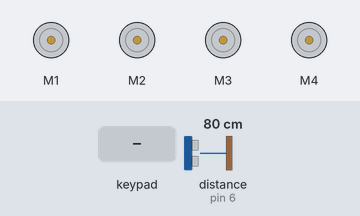
Bench run of a sketch on a simulated Arduino Uno, built with avr-gcc and run on an emulated ATmega328P. Parts: 4 × DC motor (green arrow = forward, orange = backward, longer = faster). Wiring (inferred from the names in the program): ultrasonic range finder: trigger pin 7; echo pin 6. The inputs (shaded band) are chosen by the test bench; at power-on: distance to the obstacle (sensor on pin 6) 80 cm. The echo pulse lasts 58.3 µs per cm; what the sketch prints to the serial monitor is not drawn.

Above: at 1.2 s.
1.3 s: key 'X' pressed
At 2.0 s:
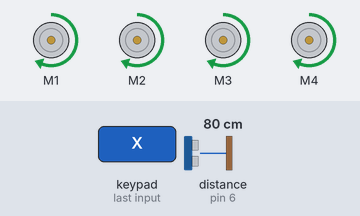
2.8 s: key 'O' pressed
At 3.01 s:
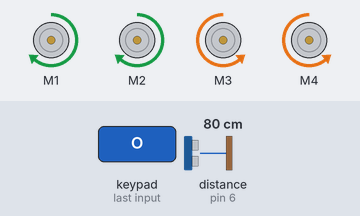
4.7 s: key 'T' pressed
At 5.9 s:
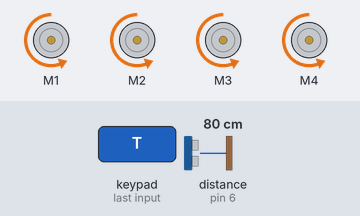
6.2 s: distance to the obstacle (sensor on pin 6) set to 23 cm
7.7 s: distance to the obstacle (sensor on pin 6) set to 18 cm
At 17.4 s:
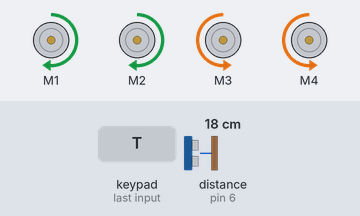
Timing chart, 0 to 30.2 s (numbered marks = the images above; inputs shaded):
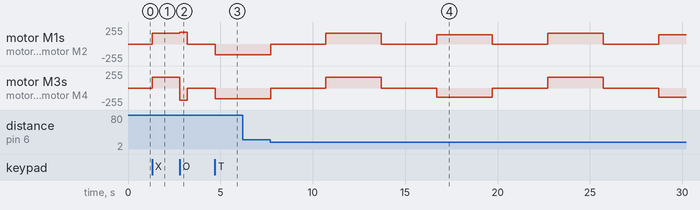

Measured:
- the behaviour switches between 21 and 20 cm on distance to the obstacle (sensor on pin 6) (found by bisection; images 3 and 4)
- after the input at 1.3 s, motor M1–4: stopped → forward 160/255 at once
- after the input at 2.8 s, motor M1, motor M2: forward 160/255 → forward 180/255 at once, → stopped 0.41 s later; motor M3, motor M4: forward 160/255 → backward 180/255 at once, → stopped 0.41 s later
- after the input at 4.7 s, motor M1–4: stopped → backward 160/255 at once
- after the input at 6.2 s, every drawn part: stays the same
- after the input at 7.7 s, motor M1, motor M2: backward 160/255 → stopped at once, → forward 160/255 3.0 s later, → stopped 3.0 s later, → forward 140/255 3.0 s later, … (8 changes in this stretch)

The sketch:

mobility_control.ino
```cpp
#include <Adafruit_MotorShield.h>
#include "PS2X_lib.h"

// PS2 控制器
PS2X ps2x;
int error;

// 狀態變數
int robot_mode = 0;
int forward = 0, backward = 0;
int turn_180 = 0, turn_90_right = 0, turn_90_left = 0;
int button_state = 0;

// 馬達控制
int delay_period = 10;
//int delay_period = 200;
Adafruit_MotorShield AFMS = Adafruit_MotorShield();
Adafruit_DCMotor *motor1 = AFMS.getMotor(1);
Adafruit_DCMotor *motor2 = AFMS.getMotor(2);
Adafruit_DCMotor *motor3 = AFMS.getMotor(3);
Adafruit_DCMotor *motor4 = AFMS.getMotor(4);

// ✅ 超音波感測器腳位
const int trigPin = 7;
const int echoPin = 6;
long duration;
int distance;

// ✅ 正方形模式參數（慢速版）
int square_mode = 0;
int square_step = 0;
unsigned long square_start_time = 0;
const int square_forward_time = 2000;  // 原本 1000
const int square_turn_time = 1000;      // 原本 170

void setup() {
  Serial.begin(9600);
  AFMS.begin();

  pinMode(trigPin, OUTPUT);
  pinMode(echoPin, INPUT);

  do {
    error = ps2x.config_gamepad(13, 11, 10, 12, true, true);
    if (error == 0) {
      Serial.println("PS2 Controller connected!");
      break;
    } else {
      delay(100);
    }
  } while (1);
}

int getDistance() {
  digitalWrite(trigPin, LOW);
  delayMicroseconds(2);
  digitalWrite(trigPin, HIGH);
  delayMicroseconds(10);
  digitalWrite(trigPin, LOW);
  duration = pulseIn(echoPin, HIGH);
  return duration * 0.034 / 2;
}

void loop() {
  ps2x.read_gamepad(false, 0);

  // ✅ 超音波避障：當距離小於 45 公分時，機器人會轉彎
  int d = getDistance();
  if (d < 20 && d !=0 ) {
    Serial.print(d);
    Serial.println("🚨 障礙物偵測，轉彎並後退！");
    // 根據需要選擇向右或向左轉
    stopAllMotors();
    delay(3000);
    //   // 後退一秒
    setAllMotors(160);  // 設置馬達反向運行，後退
    delay(3000);  // 後退1秒

    stopAllMotors();
    delay(3000);
    //stopAllMotors(140);
    setMotorsTurnRight(140);  // 這裡設置轉向右邊，你也可以使用 setMotorsTurnLeft(180)
    delay(3000);  // 控制轉彎的時間，可以根據實際情況調整

  //   stopAllMotors();  // 停止後退

    //delay(200);  // 稍作停頓
    return;
  }


  if(button_state ==1){
    button_state = 0;
    return;

  }

  // ✅ 緊急停止
  if (ps2x.Button(PSB_SQUARE)) {
    Serial.println("🟥 緊急停止");
    forward = backward = turn_180 = turn_90_left = turn_90_right = 0;
    square_mode = 0;
    stopAllMotors();
    delay(delay_period);
    return;
  }

  //✅ 啟動正方形模式
  if (ps2x.NewButtonState(PSB_R2)) {
    Serial.println("🟦 正方形模式 ON");
    square_mode = 1;
    square_step = 0;
    square_start_time = millis();
    button_state = 1;
  }

  // ✅ 正方形模式邏輯
  if (square_mode) {
    Serial.print("step:");
    Serial.println(square_step);
    unsigned long now = millis();
    int ms = 180;
    if (square_step % 2 == 0) {
      setAllMotors(-ms);
      if (now - square_start_time > square_forward_time) {
        square_step++;
        square_start_time = now;
        Serial.println("ready to turn right");
        stopAllMotors();
        //delay(1000);
      }
    } else {
      Serial.println("turn right!");
      ms = 140;
      setMotorsTurnRight(ms);
      if (now - square_start_time > square_turn_time) {
        square_step++;
        square_start_time = now;
        stopAllMotors();
        //delay(1000);
      }
    }

    if (square_step >= 8) {
      Serial.println("✅ 正方形完成！");
      square_mode = 0;
      stopAllMotors();
    }

    delay(delay_period);
    return;
  }

  if (button_state == 1) {
    button_state = 0;
    return;
  }

  // 🔼 手動控制按鍵
  if (ps2x.NewButtonState(PSB_TRIANGLE)) {
    Serial.println("Triangle Pressed");
    forward = 1; backward = turn_180 = 0; button_state = 1;
  }

  if (ps2x.NewButtonState(PSB_CROSS)) {
    Serial.println("Cross Pressed");
    button_state = 1;
    backward = 1; forward = turn_180 = 0; button_state = 1;
  }

  if (ps2x.NewButtonState(PSB_CIRCLE)) {
    Serial.println("Circle Pressed");
    button_state = 1;
    turn_180 = 1; forward = backward = 0; button_state = 1;
  }

  if (ps2x.NewButtonState(PSB_R1)) {
    Serial.println("R1 Pressed");
    button_state = 1;
    turn_90_right = 1; button_state = 1;
  }

  if (ps2x.NewButtonState(PSB_L1)) {
    Serial.println("L1 Pressed");
    button_state = 1;
    turn_90_left = 1; button_state = 1;
  }

  int x = ps2x.Analog(PSS_LX) - 128;
  int y = ps2x.Analog(PSS_LY) - 128;
  if (abs(x) < 10) x = 0;
  if (abs(y) < 10) y = 0;

  int motorSpeed1 = (y - x) * 1.8;
  int motorSpeed2 = (y + x) * 1.8;
  int motorSpeed3 = (y + x) * 1.8;
  int motorSpeed4 = (y - x) * 1.8;

  // Turbo 模式
  if (ps2x.Button(PSB_L2)) {
    motorSpeed1 *= 1.6;
    motorSpeed2 *= 1.6;
    motorSpeed3 *= 1.6;
    motorSpeed4 *= 1.6;
  }

  // 特別動作
  if (forward) {
    motorSpeed1 = motorSpeed2 = motorSpeed3 = motorSpeed4 = -160;
  } else if (backward) {
    motorSpeed1 = motorSpeed2 = motorSpeed3 = motorSpeed4 = 160;
  } else if (turn_180) {
    setMotorsTurnRight(180);
    delay(400);
    turn_180 = 0;
    return;
  } else if (turn_90_right) {
    setMotorsTurnRight(180);
    delay(1100);
    turn_90_right = 0;
    return;
  } else if (turn_90_left) {
    setMotorsTurnLeft(180);
    delay(1100);
    turn_90_left = 0;
    return;
  }

  // Serial.print("m1:");
  // Serial.println(motorSpeed1);
  // Serial.print("m2:");
  // Serial.println(motorSpeed2);
  // Serial.print("m3:");
  // Serial.println(motorSpeed3);
  // Serial.print("m4:");
  // Serial.println(motorSpeed4);


  motorSpeed1 = constrain(motorSpeed1, -255, 255);
  motorSpeed2 = constrain(motorSpeed2, -255, 255);
  motorSpeed3 = constrain(motorSpeed3, -255, 255);
  motorSpeed4 = constrain(motorSpeed4, -255, 255);

  setMotorSpeed(motor1, motorSpeed1);
  setMotorSpeed(motor2, motorSpeed2);
  setMotorSpeed(motor3, motorSpeed3);
  setMotorSpeed(motor4, motorSpeed4);

  delay(delay_period);
}

// ✅ 幫你做一些常用馬達控制函數

void setMotorSpeed(Adafruit_DCMotor *motor, int speed) {
  if (speed > 0) {
    motor->setSpeed(speed);
    motor->run(FORWARD);
  } else if (speed < 0) {
    motor->setSpeed(-speed);
    motor->run(BACKWARD);
  } else {
    motor->run(RELEASE);
  }
}

void setAllMotors(int speed) {
  setMotorSpeed(motor1, speed);
  setMotorSpeed(motor2, speed);
  setMotorSpeed(motor3, speed);
  setMotorSpeed(motor4, speed);
}

void stopAllMotors() {
  setAllMotors(0);
}

void setMotorsTurnRight(int speed) {
  setMotorSpeed(motor1, speed);
  setMotorSpeed(motor2, speed);
  setMotorSpeed(motor3, -speed);
  setMotorSpeed(motor4, -speed);
}

void setMotorsTurnLeft(int speed) {
  setMotorSpeed(motor1, -speed);
  setMotorSpeed(motor2, -speed);
  setMotorSpeed(motor3, speed);
  setMotorSpeed(motor4, speed);
}
```
